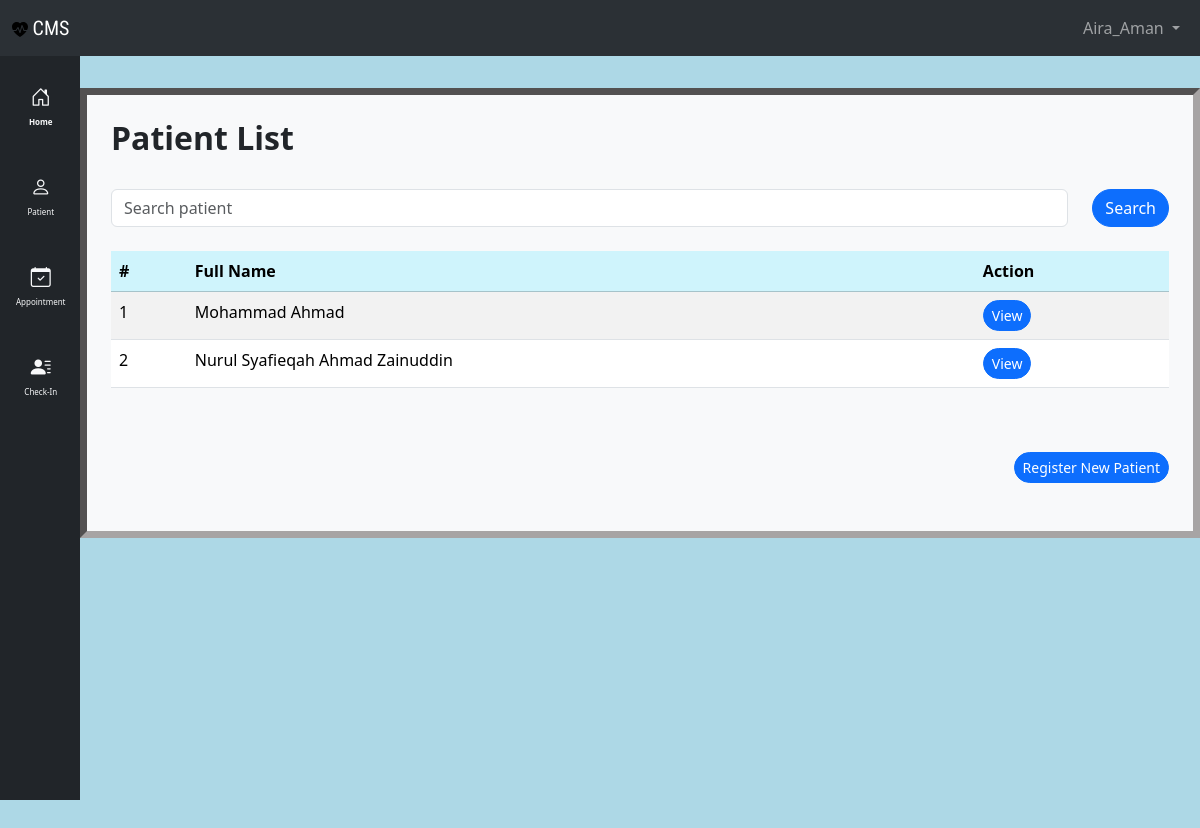
The app's page /patient_list/ (signed in), older data.
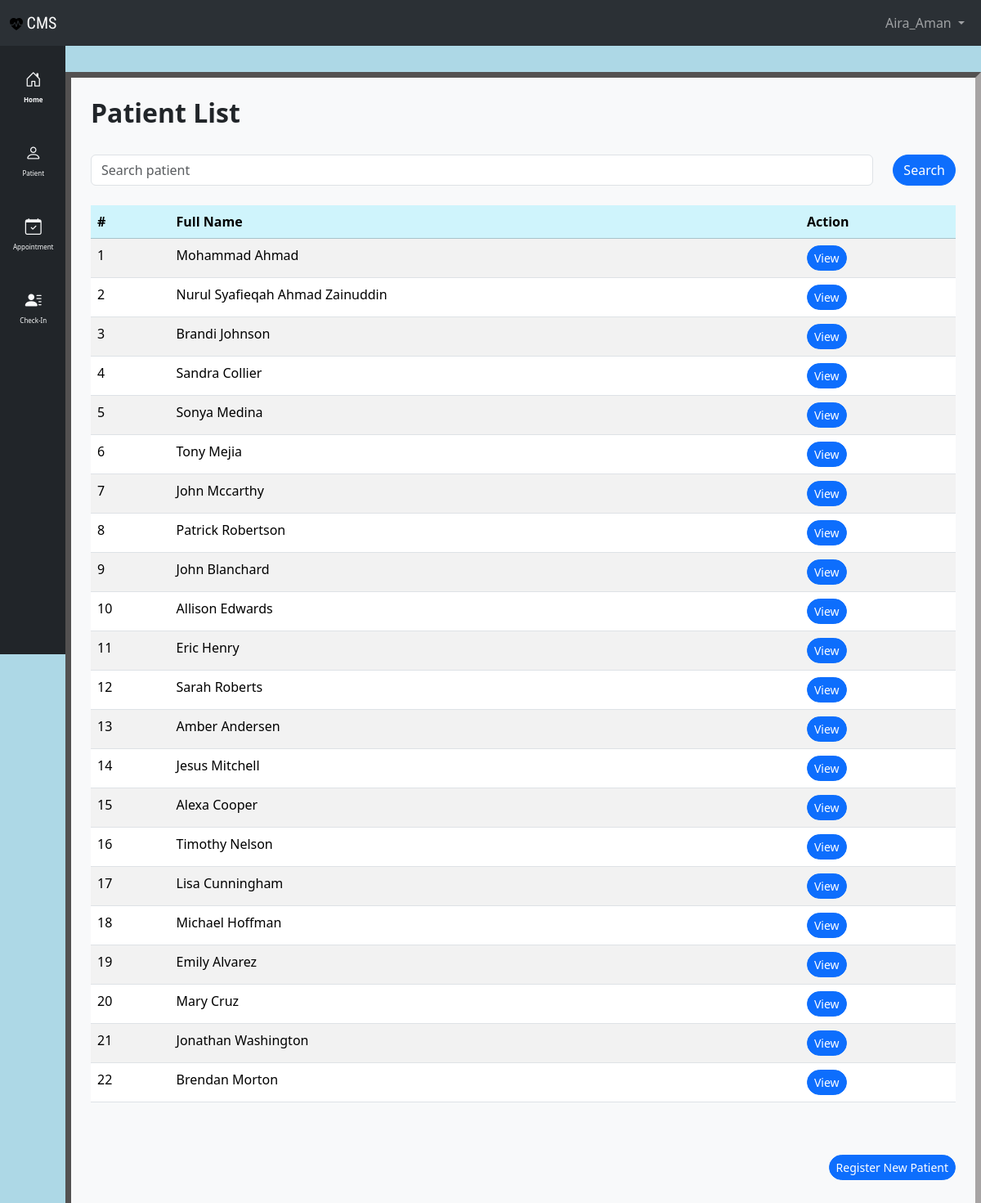
The same page, newer data.
### clinic/models.py (models this page shows, shortened)
class Patient(models.Model):
    class Meta:
        permissions = [
            ("can_register", "Can register new patient"),
        ]
    title = models.IntegerField(choices=TITLE_CHOICES, default=1, blank=True, null=True)
    first_name = models.CharField(max_length=200)
    last_name = models.CharField(max_length=200)
    ic_number = models.CharField(max_length=12, unique=True)
    email = models.EmailField(max_length=100, null=True, blank=True, unique=True)
    phone_number = models.CharField(max_length=20, unique=True)
    register_date = models.DateTimeField(
        verbose_name="register_date", default=timezone.now
    )

### clinic/views.py (the view)
# urls.py: path("patient_list/", views.patient_list, name="patient_list"),
@login_required
def patient_list(request):
    query = request.GET.get("search", "")
    if query:
        patients = Patient.objects.filter(
            Q(first_name__icontains=query) | Q(last_name__icontains=query)
        )
    else:
        patients = Patient.objects.all()
    context = {
        "patients": patients,
        "search_query": query,
        "title": "Patient List",
    }
    return render(request, "clinic/patient_list.html", context)

### clinic/templates/clinic/patient_list.html
{% extends "clinic/base.html" %}
{% block main %}
<div class="container mt-4">
    <div class="d-flex justify-content-between align-items-center mb-3">
        <h2 class="fw-bold">Patient List</h2>
    </div>
    <div class="container-flex mt-4 pb-4">
        <form method="GET" class="d-flex">
            <input type="text" name="search" value="{{ search_query }}" placeholder="Search patient"
                class="form-control me-4" />
            <button type="submit" class="btn btn-primary rounded-pill">Search</button>
        </form>
    </div>
    <table class="table table-striped">
        <thead>
            <tr class="table-info">
                <th>#</th>
                <th>Full Name</th>
                <th>Action</th>
            </tr>
        </thead>
        <tbody>
            {% for patient in patients %}
            <tr>
                <td>{{ forloop.counter }}</td>
                <td>{{ patient.first_name|title }} {{ patient.last_name|title }}</td>
                <td>
                    <a href="{% url 'clinic:patient_data' patient.pk %}" class="btn btn-primary rounded-pill btn-sm">
                        View
                    </a>
                </td>
            </tr>
            {% endfor %}
        </tbody>
    </table>
</div>
<div class="container pt-5 text-end">
    <a class="btn rounded-pill btn-primary btn-sm" href="{% url 'clinic:register_patient' %}" role="button">
        Register New Patient
    </a>
</div>
{% endblock %}

### clinic/templates/clinic/base.html (shortened to what this page needs)
<!DOCTYPE html>
<html lang="en">
{% include "clinic/head.html" %}
<body style="background-color: lightblue;">
    <div class="bg-dark text-light" style="position: fixed; top: 0; left: 0; width: 100%; z-index: 1030;">
        {% include "clinic/nav.html" %}
    </div>
    <div class="d-flex" style="height: 100vh; margin-top: 56px;">
        <div class="left-bar bg-dark text-light p-3 d-none d-md-block"
            style="position: fixed; top: 56px; left: 0; height: calc(100vh - 56px); width: 80px; margin-right: 20px; z-index: 1020;">
            {% include "clinic/left_bar.html" %}
        </div>
        <div class="flex-grow-1" style="margin-left: 80px;">
            <div class="container pt-3 mt-3">
            </div>
            <div class="container bg-light pb-5" style="border: 7px inset rgb(167, 164, 164);">
                {% block main %}
                {% endblock %}
            </div>
        </div>
    </div>
</body>
</html>

### clinic/templates/clinic/head.html (shortened to what this page needs)
<head>
    <link href="https://cdn.jsdelivr.net/npm/bootstrap@5.3.3/dist/css/bootstrap.min.css" rel="stylesheet"
>
    <link href="https://cdnjs.cloudflare.com/ajax/libs/font-awesome/6.0.0-beta3/css/all.min.css" rel="stylesheet">
</head>

### clinic/templates/clinic/nav.html (shortened to what this page needs)
{% load static %}
<nav class="navbar bg-dark navbar-expand-lg bg-body-tertiary" data-bs-theme="dark">
    <div class="container-fluid">
        <a class="navbar-brand main-header-title" href="{% url 'clinic:home' %}"><img
                src="{% static 'clinic/main-logo.svg' %}" alt="logo">
            CMS
        </a>
        <div class="collapse navbar-collapse" id="navbarSupportedContent">
            <ul class="navbar-nav mb-2 mb-lg-0 ms-auto">
                <li class="nav-item dropdown">
                    <a class="nav-link dropdown-toggle" href="#" role="button" data-bs-toggle="dropdown"
                        aria-expanded="false">
                        {{ user.username|title }}
                    </a>
                </li>
            </ul>
        </div>
    </div>
</nav>

### clinic/templates/clinic/left_bar.html
<link href="https://cdn.jsdelivr.net/npm/bootstrap-icons/font/bootstrap-icons.css" rel="stylesheet">
<ul class="nav flex-column">
    <li class="nav-item mb-2 text-center">
        <a class="nav-link text-light" href="{% url 'clinic:home' %}" style="font-weight: bold; padding: 10px 0;">
            <i class="bi bi-house-door" style="font-size: 20px;"></i>
            <p style="font-size: 8px; margin-top: 4px;">Home</p>
        </a>
    </li>
    <li class="nav-item mb-2 text-center">
        <a class="nav-link text-light" href="{% url 'clinic:patient_list' %}" style="padding: 10px 0;">
            <i class="bi bi-person" style="font-size: 20px;"></i>
            <p style="font-size: 8px; margin-top: 4px;">Patient</p>
        </a>
    </li>
    <li class="nav-item mb-2 text-center">
        <a class="nav-link text-light" href="{% url 'clinic:appointment_list' %}" style="padding: 10px 0;">
            <i class="bi bi-calendar-check" style="font-size: 20px;"></i>
            <p style="font-size: 8px; margin-top: 4px;">Appointment</p>
        </a>
    </li>
    <li class="nav-item mb-2 text-center">
        <a class="nav-link text-light" href="{% url 'clinic:checkin_list' %}" style="padding: 10px 0;">
            <i class="bi bi-person-lines-fill" style="font-size: 20px;"></i>
            <p style="font-size: 8px; margin-top: 4px;">Check-In</p>
        </a>
    </li>
</ul>

### clinic/templates/clinic/head.html (style rules this page uses)
.main-header-title { font-family: "Roboto Condensed", sans-serif; }

Row changes from the older to the newer data that the page shows:
added Patient: first_name "Brandi", last_name "Johnson"
added Patient: first_name "Sandra", last_name "Collier"
added Patient: first_name "Sonya", last_name "Medina"
added Patient: first_name "Tony", last_name "Mejia"
added Patient: first_name "John", last_name "Mccarthy"
added Patient: first_name "Patrick", last_name "Robertson"
added Patient: first_name "John", last_name "Blanchard"
added Patient: first_name "Allison", last_name "Edwards"
added Patient: first_name "Eric", last_name "Henry"
added Patient: first_name "Sarah", last_name "Roberts"
added Patient: first_name "Amber", last_name "Andersen"
added Patient: first_name "Jesus", last_name "Mitchell"
added Patient: first_name "Alexa", last_name "Cooper"
added Patient: first_name "Timothy", last_name "Nelson"
added Patient: first_name "Lisa", last_name "Cunningham"
added Patient: first_name "Michael", last_name "Hoffman"
added Patient: first_name "Emily", last_name "Alvarez"
added Patient: first_name "Mary", last_name "Cruz"
added Patient: first_name "Jonathan", last_name "Washington"
added Patient: first_name "Brendan", last_name "Morton"
